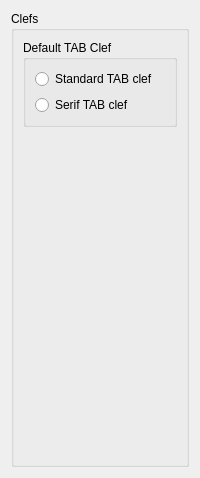
     <widget class="QWidget" name="Page8">
      <layout class="QVBoxLayout" name="verticalLayout_27">
       <property name="spacing">
        <number>0</number>
       </property>
       <item>
        <widget class="QGroupBox" name="groupBox_17">
         <property name="title">
          <string>Clefs</string>
         </property>
         <layout class="QVBoxLayout" name="verticalLayout_28">
          <item>
           <widget class="QGroupBox" name="groupBox_18">
            <property name="title">
             <string>Default TAB Clef</string>
            </property>
            <layout class="QVBoxLayout" name="verticalLayout_29">
             <item>
              <widget class="QRadioButton" name="clefTab1">
               <property name="text">
                <string>Standard TAB clef</string>
               </property>
              </widget>
             </item>
             <item>
              <widget class="QRadioButton" name="clefTab2">
               <property name="text">
                <string>Serif TAB clef</string>
               </property>
              </widget>
             </item>
            </layout>
           </widget>
          </item>
          <item>
           <spacer name="verticalSpacer_15">
            <property name="orientation">
             <enum>Qt::Vertical</enum>
            </property>
            <property name="sizeHint" stdset="0">
             <size>
              <width>20</width>
              <height>328</height>
             </size>
            </property>
           </spacer>
          </item>
         </layout>
        </widget>
       </item>
      </layout>
     </widget>
